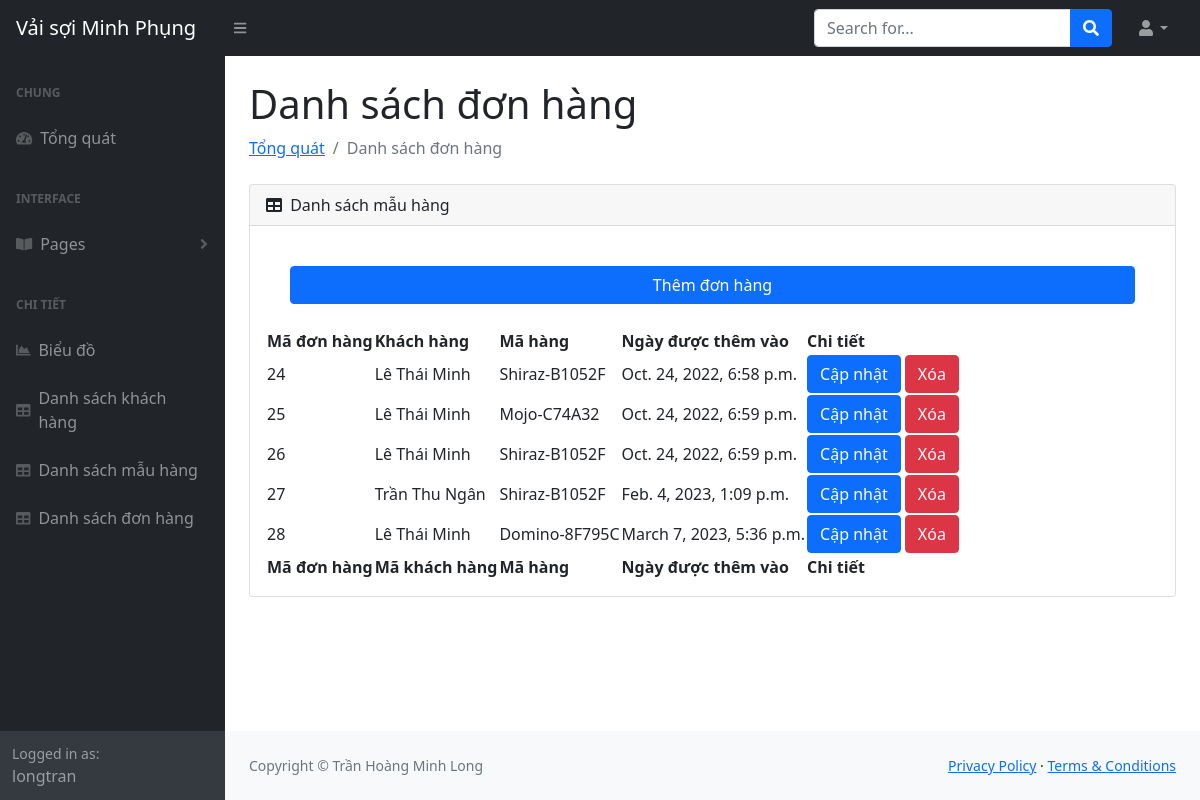
The app's page /orderTable (signed in) with its own data.
### management/models.py (models this page shows, shortened)
class Order(models.Model):
    order_id = models.BigAutoField(primary_key=True)
    customer = models.ForeignKey(Customer, null=True, on_delete=models.SET_NULL)
    product = models.ForeignKey(Product, null=True, on_delete=models.SET_NULL)
    order_date = models.DateTimeField(auto_now_add=True, null=True)

class Customer(models.Model):
    customer_id = models.BigAutoField(primary_key=True)
    lastname = models.CharField(max_length=64)
    middlename = models.CharField(max_length=64, null=True)
    firstname = models.CharField(max_length=64)
    phone = models.CharField(max_length=64, null=True)
    socialnumber = models.IntegerField(null=True)
    customer_date = models.DateTimeField(auto_now_add=True, null=True)
    def __str__(self):
        return f'{self.lastname} {self.middlename} {self.firstname}'

class Product(models.Model):
    measurement_unit_choices = [
        ('m', 'meter'),
        ('y', 'yard'),
    ]
    product_id = models.BigAutoField(primary_key=True)
    color = models.CharField(max_length=64)
    hexcolor = models.CharField(max_length=64)
    length = models.FloatField()
    measurement_unit = models.CharField(max_length = 64, choices = measurement_unit_choices)
    type = models.CharField(max_length=64)
    location = models.CharField(max_length=64, null=True)
    length = models.FloatField()
    measurement_unit = models.CharField(max_length=64, choices=measurement_unit_choices)
    product_date = models.DateTimeField(auto_now_add=True, null=True)
    def __str__(self):
        return f'{self.color}-{self.hexcolor}'

### management/decorators.py (the view)
        def wrapper_func(request, *args, **kwargs):
            group = None
            if request.user.groups.exists():
                group = request.user.groups.all()[0].name
            if group in allowed_roles:
                return view_func(request, *args, **kwargs)
            else:
                return HttpResponse("Bạn không có quyền truy cập")

### management/views.py (called while the page is built)
@login_required(login_url="login")
@allowed_users(allowed_roles=["admin"])
def order(request):
    order = Order.objects.all()
    context = {
        "order": order,
    }
    return render(request, "management/tables/orderTable.html", context)

### management/templates/management/tables/orderTable.html
{% extends 'management/main.html' %} {%block content%}
<main>
  <div class="container-fluid px-4">
    <h1 class="mt-4">Danh sách đơn hàng</h1>
    <ol class="breadcrumb mb-4">
      <li class="breadcrumb-item"><a href="home">Tổng quát</a></li>
      <li class="breadcrumb-item active">Danh sách đơn hàng</li>
    </ol>
    <div class="card mb-4">
      <div class="card-header">
        <i class="fas fa-table me-1"></i>
        Danh sách mẫu hàng
      </div>
      <div class="card-body">
        <div class="d-grid gap-2">
          <a
            href="{% url 'formOrder'%}"
            class="m-4 btn btn-primary"
            role="button"
            >Thêm đơn hàng</a
          >
        </div>
        <table id="datatablesSimple">
          <thead>
            <tr>
              <th>Mã đơn hàng</th>
              <th>Khách hàng</th>
              <th>Mã hàng</th>
              <th>Ngày được thêm vào</th>
              <th>Chi tiết</th>
            </tr>
          </thead>
          <tfoot>
            <tr>
              <th>Mã đơn hàng</th>
              <th>Mã khách hàng</th>
              <th>Mã hàng</th>
              <th>Ngày được thêm vào</th>
              <th>Chi tiết</th>
            </tr>
          </tfoot>
          <tbody>
            {% for order in order %}
            <tr>
              <td>{{order.order_id}}</td>
              <td>{{order.customer}}</td>
              <td>{{order.product}}</td>
              <td>{{order.order_date}}</td>
              <td>
                <a
                  href="{% url 'updateOrder' order.order_id %}"
                  class="btn btn-primary"
                  >Cập nhật</a
                >
                <a
                  href="{% url 'deleteOrder' order.order_id %}"
                  class="btn btn-danger"
                  >Xóa</a
                >
              </td>
            </tr>
            {% endfor %}
          </tbody>
        </table>
      </div>
    </div>
  </div>
</main>
{%endblock%}

### management/templates/management/sidenavbar.html (shortened to what this page needs)
<div id="layoutSidenav_nav">
  <nav class="sb-sidenav accordion sb-sidenav-dark" id="sidenavAccordion">
    <div class="sb-sidenav-menu">
      <div class="nav">
        <div class="sb-sidenav-menu-heading">Chung</div>
        <a class="nav-link" href="home">
          <div class="sb-nav-link-icon">
            <i class="fas fa-tachometer-alt"></i>
          </div>
          Tổng quát
        </a>
        <div class="sb-sidenav-menu-heading">Interface</div>
        <a
          class="nav-link collapsed"
          href="#"
          data-bs-toggle="collapse"
          data-bs-target="#collapsePages"
          aria-expanded="false"
          aria-controls="collapsePages"
        >
          <div class="sb-nav-link-icon"><i class="fas fa-book-open"></i></div>
          Pages
          <div class="sb-sidenav-collapse-arrow">
            <i class="fas fa-angle-down"></i>
          </div>
        </a>
        <div class="sb-sidenav-menu-heading">Chi tiết</div>
        <a class="nav-link" href="{% url 'charts' %}">
          <div class="sb-nav-link-icon"><i class="fas fa-chart-area"></i></div>
          Biểu đồ
        </a>
        <a class="nav-link" href="{% url 'customerTable' %}">
          <div class="sb-nav-link-icon"><i class="fas fa-table"></i></div>
          Danh sách khách hàng
        </a>
        <a class="nav-link" href="{% url 'productTable' %}">
          <div class="sb-nav-link-icon"><i class="fas fa-table"></i></div>
          Danh sách mẫu hàng
        </a>
        <a class="nav-link" href="{% url 'orderTable' %}">
          <div class="sb-nav-link-icon"><i class="fas fa-table"></i></div>
          Danh sách đơn hàng
        </a>
      </div>
    </div>
    <div class="sb-sidenav-footer">
      <div class="small">Logged in as:</div>
      {{request.user}}
    </div>
  </nav>
</div>

### records on screen
Order: order_id "24", customer "Lê Thái Minh", product "Shiraz-B1052F", order_date "Oct. 24, 2022, 6:58 p.m."
Order: order_id "25", customer "Lê Thái Minh", product "Mojo-C74A32", order_date "Oct. 24, 2022, 6:59 p.m."
Order: order_id "26", customer "Lê Thái Minh", product "Shiraz-B1052F", order_date "Oct. 24, 2022, 6:59 p.m."
Order: order_id "27", customer "Trần Thu Ngân", product "Shiraz-B1052F", order_date "Feb. 4, 2023, 1:09 p.m."
Order: order_id "28", customer "Lê Thái Minh", product "Domino-8F795C", order_date "March 7, 2023, 5:36 p.m."

### other values on screen
{{ request.user }} "longtran"
